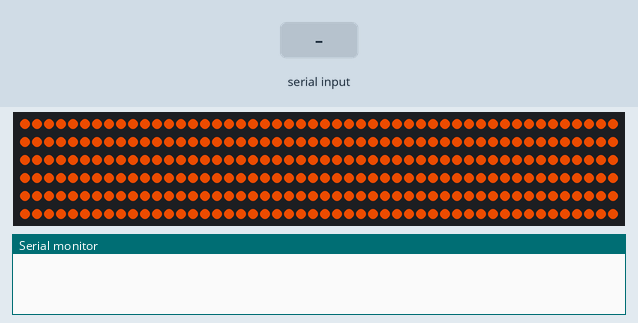
Bench run of a sketch on a simulated Arduino Uno, built with avr-gcc and run on an emulated ATmega328P. Parts: 300 RGB LEDs in strip order, left to right, continuing on the next row, the last lines printed to the serial monitor. The inputs (shaded band) are chosen by the test bench. Dim RGB values are drawn brighter than linear.

Above: at 1.29 s.
1.3 s: "2" received over Serial
At 2.11 s:
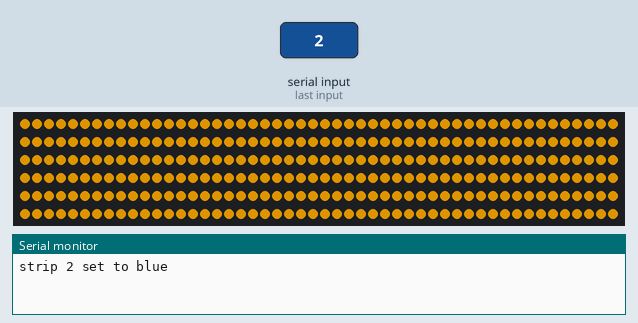
2.9 s: "3" received over Serial
At 3.19 s:
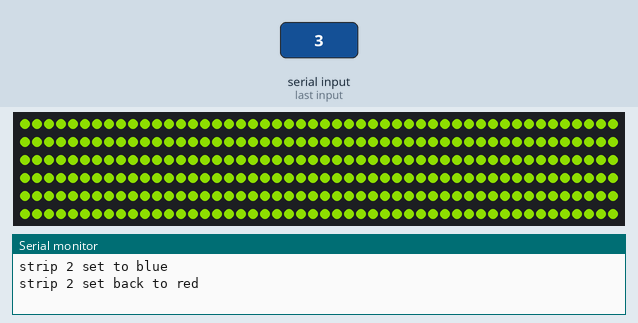
4.6 s: "4" received over Serial
At 4.62 s:
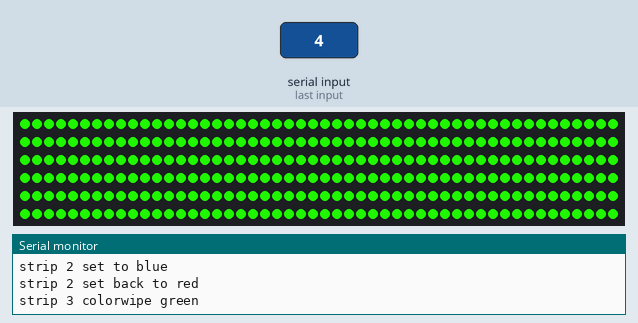

The sketch:

TeckWah_NeoPixels.ino
```cpp
/* Author: Benjamin Low
 * Last updated: 16 Dec 2015
 * Description: Prototype for Teck Wah gallery NeoPixels.
 *
 *   NEO_KHZ800  800 KHz bitstream (most NeoPixel products w/WS2812 LEDs)
 *   NEO_KHZ400  400 KHz (classic 'v1' (not v2) FLORA pixels, WS2811 drivers)
 *   NEO_GRB     Pixels are wired for GRB bitstream (most NeoPixel products)
 *   NEO_RGB     Pixels are wired for RGB bitstream (v1 FLORA pixels, not v2)
 *
 * IMPORTANT: To reduce NeoPixel burnout risk, add 1000 uF capacitor across
 * pixel power leads, add 300 - 500 Ohm resistor on first pixel's data input
 * and minimize distance between Arduino and first pixel.  Avoid connecting
 * on a live circuit...if you must, connect GND first.
 */

#include <Adafruit_NeoPixel.h>

// Pattern types supported:
enum  pattern { NONE, RAINBOW_CYCLE, THEATER_CHASE, COLOR_WIPE, SCANNER, FADE };
// Pattern directions supported:
enum  direction { FORWARD, REVERSE };

// NeoPattern Class - derived from the Adafruit_NeoPixel class
class NeoPatterns : public Adafruit_NeoPixel
{
    public:

    // Member Variables:
    pattern  ActivePattern;  // which pattern is running
    direction Direction;     // direction to run the pattern

    unsigned long Interval;   // milliseconds between updates
    unsigned long lastUpdate; // last update of position

    uint32_t Color1, Color2;  // What colors are in use
    uint16_t TotalSteps;  // total number of steps in the pattern
    uint16_t Index;  // current step within the pattern

    void (*OnComplete)();  // Callback on completion of pattern

    // Constructor - calls base-class constructor to initialize strip
    NeoPatterns(uint16_t pixels, uint8_t pin, uint8_t type, void (*callback)())
    :Adafruit_NeoPixel(pixels, pin, type)
    {
        OnComplete = callback;
    }

    // Update the pattern
    void Update()
    {
        if((millis() - lastUpdate) > Interval) // time to update
        {
            lastUpdate = millis();
            switch(ActivePattern)
            {
                case RAINBOW_CYCLE:
                    RainbowCycleUpdate();
                    break;
                case THEATER_CHASE:
                    TheaterChaseUpdate();
                    break;
                case COLOR_WIPE:
                    ColorWipeUpdate();
                    break;
                case SCANNER:
                    ScannerUpdate();
                    break;
                case FADE:
                    FadeUpdate();
                    break;
                default:
                    break;
            }
        }
    }

    // Increment the Index and reset at the end
    void Increment()
    {
        if (Direction == FORWARD)
        {
           Index++;
           if (Index >= TotalSteps)
            {
                Index = 0;
                if (OnComplete != NULL)
                {
                    OnComplete(); // call the comlpetion callback
                }
            }
        }
        else // Direction == REVERSE
        {
            --Index;
            if (Index <= 0)
            {
                Index = TotalSteps-1;
                if (OnComplete != NULL)
                {
                    OnComplete(); // call the comlpetion callback
                }
            }
        }
    }

    // Reverse pattern direction
    void Reverse()
    {
        if (Direction == FORWARD)
        {
            Direction = REVERSE;
            Index = TotalSteps-1;
        }
        else
        {
            Direction = FORWARD;
            Index = 0;
        }
    }

    // Initialize for a RainbowCycle
    void RainbowCycle(uint8_t interval, direction dir = FORWARD)
    {
        ActivePattern = RAINBOW_CYCLE;
        Interval = interval;
        TotalSteps = 255;
        Index = 0;
        Direction = dir;
    }

    // Update the Rainbow Cycle Pattern
    void RainbowCycleUpdate()
    {
        for(int i=0; i< numPixels(); i++)
        {
            setPixelColor(i, Wheel(((i * 256 / numPixels()) + Index) & 255));
        }
        show();
        Increment();
    }

    // Initialize for a Theater Chase
    void TheaterChase(uint32_t color1, uint32_t color2, uint8_t interval, direction dir = FORWARD)
    {
        ActivePattern = THEATER_CHASE;
        Interval = interval;
        TotalSteps = numPixels();
        Color1 = color1;
        Color2 = color2;
        Index = 0;
        Direction = dir;
   }

    // Update the Theater Chase Pattern
    void TheaterChaseUpdate()
    {
        for(int i=0; i< numPixels(); i++)
        {
            if ((i + Index) % 3 == 0)
            {
                setPixelColor(i, Color1);
            }
            else
            {
                setPixelColor(i, Color2);
            }
        }
        show();
        Increment();
    }

    // Initialize for a ColorWipe
    void ColorWipe(uint32_t color, uint8_t interval, direction dir = FORWARD)
    {
        ActivePattern = COLOR_WIPE;
        Interval = interval;
        TotalSteps = numPixels();
        Color1 = color;
        Index = 0;
        Direction = dir;
    }

    // Update the Color Wipe Pattern
    void ColorWipeUpdate()
    {
        setPixelColor(Index, Color1);
        show();
        Increment();
    }

    // Initialize for a SCANNNER
    void Scanner(uint32_t color1, uint8_t interval)
    {
        ActivePattern = SCANNER;
        Interval = interval;
        TotalSteps = (numPixels() - 1) * 2;
        Color1 = color1;
        Index = 0;
    }

    // Update the Scanner Pattern
    void ScannerUpdate()
    {
        for (int i = 0; i < numPixels(); i++)
        {
            if (i == Index)  // Scan Pixel to the right
            {
                 setPixelColor(i, Color1);
            }
            else if (i == TotalSteps - Index) // Scan Pixel to the left
            {
                 setPixelColor(i, Color1);
            }
            else // Fading tail
            {
                 setPixelColor(i, DimColor(getPixelColor(i)));
            }
        }
        show();
        Increment();
    }

    // Initialize for a Fade
    void Fade(uint32_t color1, uint32_t color2, uint16_t steps, uint8_t interval, direction dir = FORWARD)
    {
        ActivePattern = FADE;
        Interval = interval;
        TotalSteps = steps;
        Color1 = color1;
        Color2 = color2;
        Index = 0;
        Direction = dir;
    }

    // Update the Fade Pattern
    void FadeUpdate()
    {
        // Calculate linear interpolation between Color1 and Color2
        // Optimise order of operations to minimize truncation error
        uint8_t red = ((Red(Color1) * (TotalSteps - Index)) + (Red(Color2) * Index)) / TotalSteps;
        uint8_t green = ((Green(Color1) * (TotalSteps - Index)) + (Green(Color2) * Index)) / TotalSteps;
        uint8_t blue = ((Blue(Color1) * (TotalSteps - Index)) + (Blue(Color2) * Index)) / TotalSteps;

        ColorSet(Color(red, green, blue));
        show();
        Increment();
    }

    // Calculate 50% dimmed version of a color (used by ScannerUpdate)
    uint32_t DimColor(uint32_t color)
    {
        // Shift R, G and B components one bit to the right
        uint32_t dimColor = Color(Red(color) >> 1, Green(color) >> 1, Blue(color) >> 1);
        return dimColor;
    }

    // Set all pixels to a color (synchronously)
    void ColorSet(uint32_t color)
    {
        for (int i = 0; i < numPixels(); i++)
        {
            setPixelColor(i, color);
        }
        show();
    }

    // Returns the Red component of a 32-bit color
    uint8_t Red(uint32_t color)
    {
        return (color >> 16) & 0xFF;
    }

    // Returns the Green component of a 32-bit color
    uint8_t Green(uint32_t color)
    {
        return (color >> 8) & 0xFF;
    }

    // Returns the Blue component of a 32-bit color
    uint8_t Blue(uint32_t color)
    {
        return color & 0xFF;
    }

    // Input a value 0 to 255 to get a color value.

    // The colours are a transition r - g - b - back to r.
    uint32_t Wheel(byte WheelPos)
    {
        WheelPos = 255 - WheelPos;
        if(WheelPos < 85)
        {
            return Color(255 - WheelPos * 3, 0, WheelPos * 3);
        }
        else if(WheelPos < 170)
        {
            WheelPos -= 85;
            return Color(0, WheelPos * 3, 255 - WheelPos * 3);
        }
        else
        {
            WheelPos -= 170;
            return Color(WheelPos * 3, 255 - WheelPos * 3, 0);
        }
    }
}; //end of class definition

// ------------------------------------------------------
// Function prototypes for completion callback routines
// ------------------------------------------------------
void Strip1Complete();
void Strip2Complete();
void Strip3Complete();

// -----------------------------
// Object declarations
// -----------------------------
  NeoPatterns Strip1(300, 2, NEO_GRB + NEO_KHZ800, &Strip1Complete);
//NeoPatterns Strip2(300, 4, NEO_GRB + NEO_KHZ800, &Strip2Complete);
//NeoPatterns Strip3(300, 6, NEO_GRB + NEO_KHZ800, &Strip3Complete);

//------------------------------
// setup
//------------------------------
void setup() {
  Serial.begin(9600);

  Strip1.begin();
//  Strip2.begin();
//  Strip3.begin();

//  Strip1.TheaterChase( Strip1.Color(255,0,0), Strip1.Color(0,255,0), 30);
//    Strip1.ColorWipe( Strip1.Color(127,0,0), 2 );
//    Strip1.ColorSet( Strip1.Color(127,127,127) );
Strip1.Fade( Strip1.Color(255,0,0), Strip1.Color(0,255,0), 100, 50);
//  Strip1.Scanner( Strip1.Color(255,0,0), 2 );
}

//-------------------------
// The main loop
//-------------------------

void loop() {

  Strip1.Update();
//  Strip2.Update();
//  Strip3.Update();

  read_from_serial();
}

//-----------------------
// supporting functions
//-----------------------

void read_from_serial() {

  unsigned char incomingbyte = 0;

  if (Serial.available() > 0) {

    incomingbyte = Serial.read();

    if (incomingbyte == '0') {


    } else if (incomingbyte == '1') {


    } else if (incomingbyte == '2') {
        Serial.println("strip 2 set to blue");
//        Strip2.Color1 = Strip2.Color(0,0,255);

    } else if (incomingbyte == '3') {
        Serial.println("strip 2 set back to red");
//        Strip2.Color1 = Strip2.Color(255,0,0);

    } else if (incomingbyte == '4') {
        Serial.println("strip 3 colorwipe green");
//        Strip3.ColorWipe( Strip3.Color(0,255,0), 20 );
    } else if (incomingbyte == '5') {
        Serial.println("strip 3 colorwipe blue");
//        Strip3.ColorWipe( Strip3.Color(0,0,255), 20);
    }
  }
}

// -----------------------------
// Completion callback routines
// -----------------------------

void Strip1Complete() {
  Serial.println("strip 1 complete");
  Strip1.Color2 = Strip1.Color(0,0,255);
}

void Strip2Complete() {
  Serial.println("strip 2 complete");
}

void Strip3Complete() {
  Serial.println("strip 3 complete");
}
```
